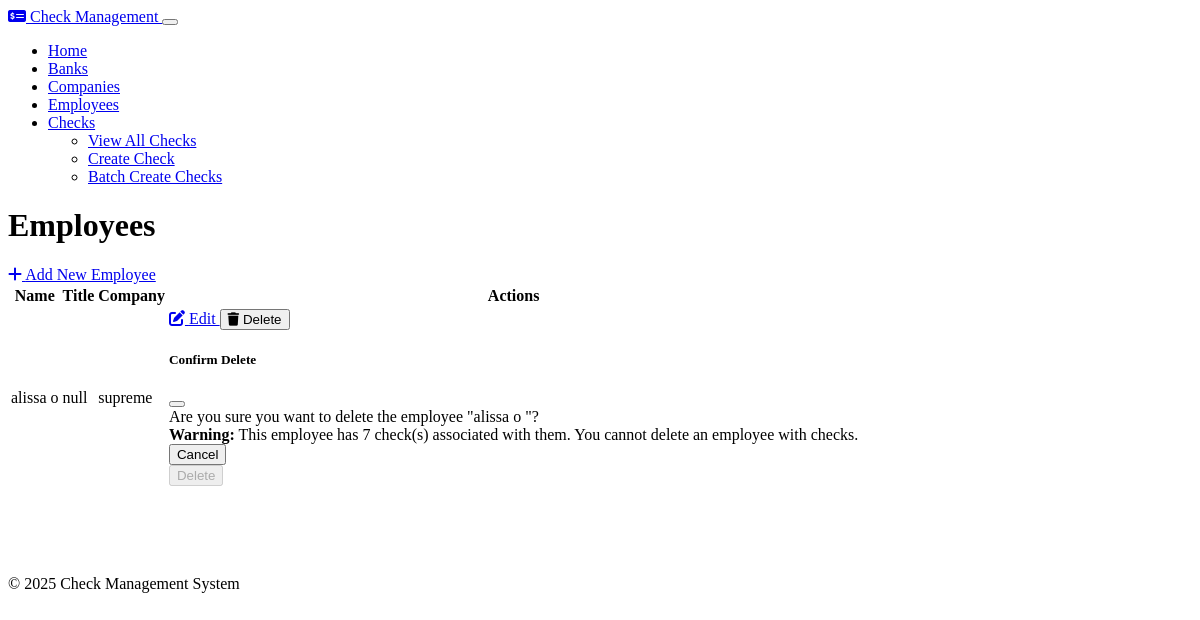
Page /employees on the earlier database version.
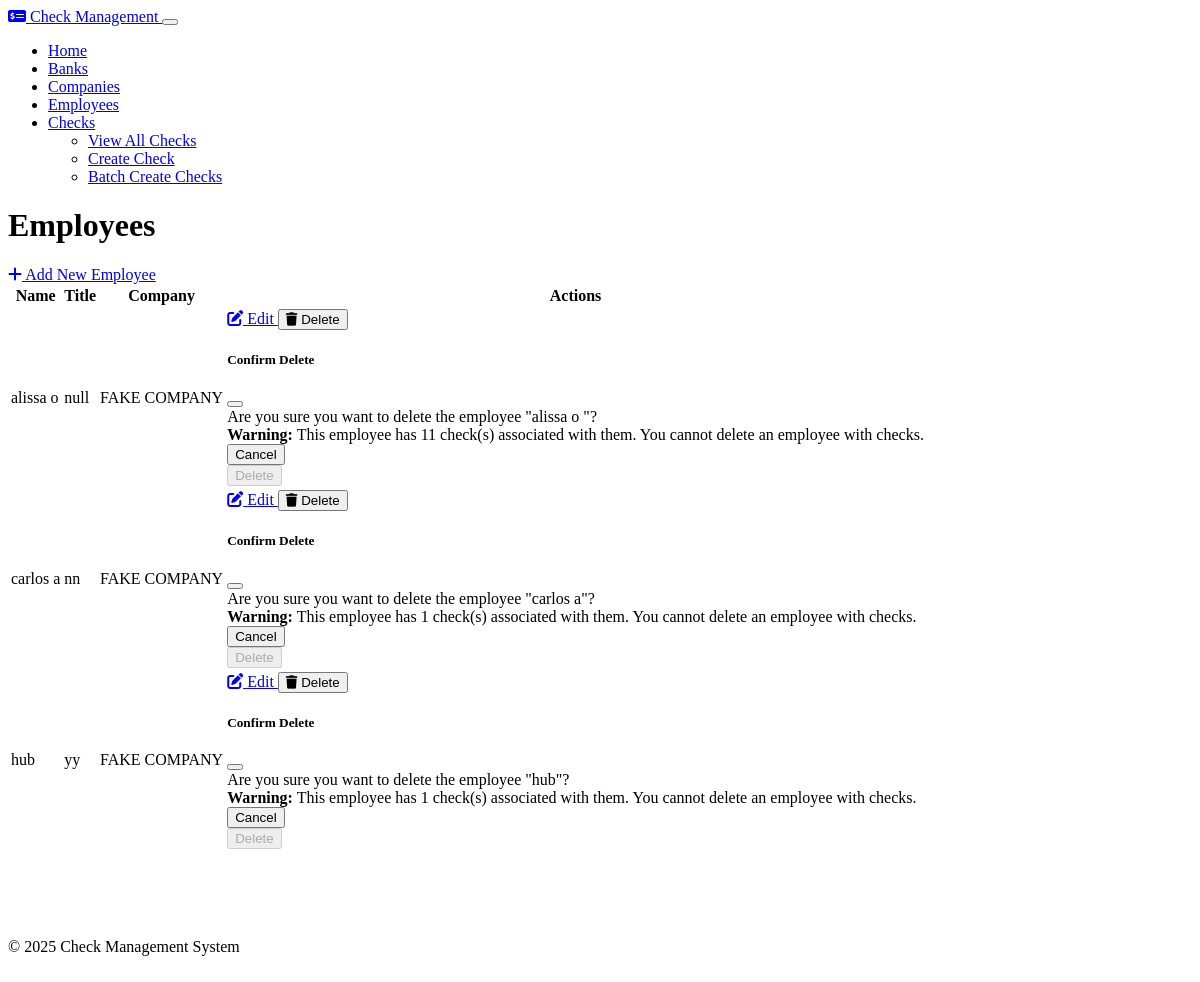
Same page on the later database version.
### models.py (models this page shows, shortened)
class Employee(db.Model):
    id = db.Column(db.Integer, primary_key=True)
    name = db.Column(db.String(100), nullable=False)
    title = db.Column(db.String(100), nullable=False)
    company_id = db.Column(db.Integer, db.ForeignKey('company.id'), nullable=False)
    checks = db.relationship('Check', backref='employee', lazy=True, cascade="all, delete-orphan")

class Company(db.Model):
    id = db.Column(db.Integer, primary_key=True)
    name = db.Column(db.String(100), nullable=False)
    address = db.Column(db.String(200), nullable=False)
    logo = db.Column(db.Text, nullable=True)  # Store as base64 encoded string
    default_bank_id = db.Column(db.Integer, db.ForeignKey('bank.id'), nullable=True)
    employees = db.relationship('Employee', backref='company', lazy=True, cascade="all, delete-orphan")
    checks = db.relationship('Check', backref='company', lazy=True, cascade="all, delete-orphan")
    clients = db.relationship('CompanyClient', backref='company', lazy=True, cascade="all, delete-orphan")
    default_bank = db.relationship('Bank', backref='companies')

### routes.py (the view)
    @app.route('/employees')
    def employees_index():
        employees = Employee.query.all()
        return render_template('employees/index.html', employees=employees)

### templates/employees/index.html
{% extends 'layout.html' %}
{% block content %}
<div class="d-flex justify-content-between align-items-center mb-4">
    <h1>Employees</h1>
    <a href="{{ url_for('employees_create') }}" class="btn btn-primary">
        <i class="fas fa-plus me-1"></i> Add New Employee
    </a>
</div>
{% if employees %}
    <div class="table-responsive">
        <table class="table table-hover">
            <thead>
                <tr>
                    <th>Name</th>
                    <th>Title</th>
                    <th>Company</th>
                    <th>Actions</th>
                </tr>
            </thead>
            <tbody>
                {% for employee in employees %}
                    <tr>
                        <td>{{ employee.name }}</td>
                        <td>{{ employee.title }}</td>
                        <td>{{ employee.company.name }}</td>
                        <td>
                            <div class="btn-group" role="group">
                                <a href="{{ url_for('employees_edit', id=employee.id) }}" class="btn btn-sm btn-secondary">
                                    <i class="fas fa-edit"></i> Edit
                                </a>
                                <button type="button" class="btn btn-sm btn-danger" data-bs-toggle="modal" data-bs-target="#deleteModal{{ employee.id }}">
                                    <i class="fas fa-trash"></i> Delete
                                </button>
                            </div>
                            <div class="modal fade" id="deleteModal{{ employee.id }}" tabindex="-1" aria-labelledby="deleteModalLabel{{ employee.id }}" aria-hidden="true">
                                <div class="modal-dialog">
                                    <div class="modal-content">
                                        <div class="modal-header">
                                            <h5 class="modal-title" id="deleteModalLabel{{ employee.id }}">Confirm Delete</h5>
                                            <button type="button" class="btn-close" data-bs-dismiss="modal" aria-label="Close"></button>
                                        </div>
                                        <div class="modal-body">
                                            Are you sure you want to delete the employee "{{ employee.name }}"?
                                            {% if employee.checks %}
                                                <div class="alert alert-warning mt-2">
                                                    <strong>Warning:</strong> This employee has {{ employee.checks|length }} check(s) associated with them. You cannot delete an employee with checks.
                                                </div>
                                            {% endif %}
                                        </div>
                                        <div class="modal-footer">
                                            <button type="button" class="btn btn-secondary" data-bs-dismiss="modal">Cancel</button>
                                            <form action="{{ url_for('employees_delete', id=employee.id) }}" method="post">
                                                <button type="submit" class="btn btn-danger" {% if employee.checks %}disabled{% endif %}>Delete</button>
                                            </form>
                                        </div>
                                    </div>
                                </div>
                            </div>
                        </td>
                    </tr>
                {% endfor %}
            </tbody>
        </table>
    </div>
{% else %}
    <div class="alert alert-info">
        <i class="fas fa-info-circle me-2"></i> No employees found. Please add an employee to get started.
    </div>
{% endif %}
{% endblock %}

Differences in the rows shown:
changed Employee "alissa o": company.name "supreme" → "FAKE COMPANY"; checks|length "7" → "11"
added Employee: name "carlos a", title "nn", company.name "FAKE COMPANY", checks|length "1"
added Employee: name "hub", title "yy", company.name "FAKE COMPANY", checks|length "1"
